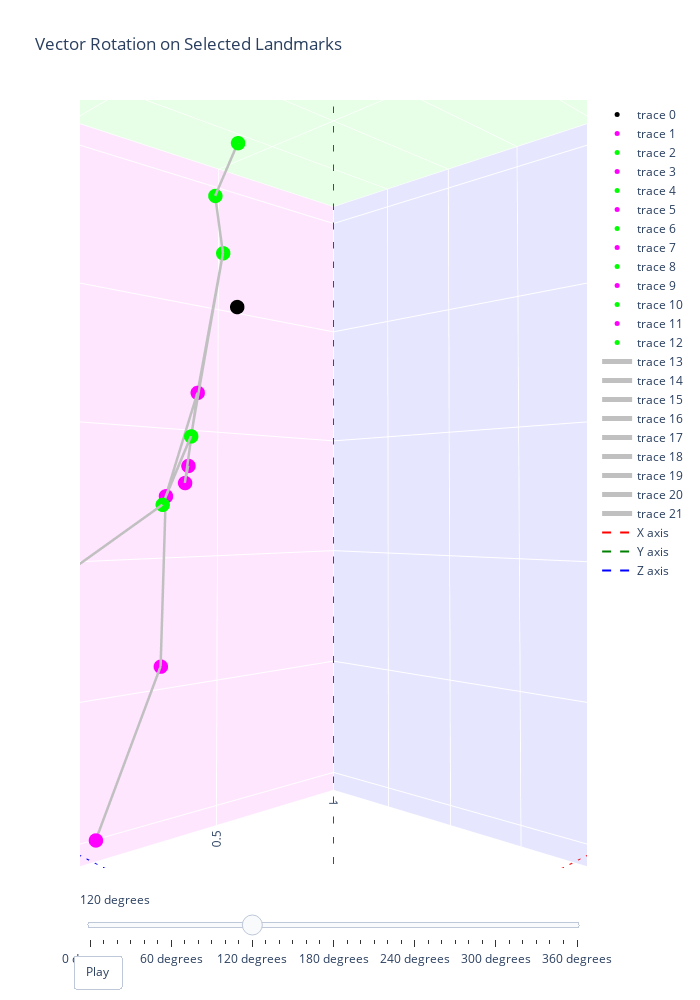

Write notebook code for a chart like this one.
### Markdown cell above
### Results Evaluation

### Code cell
import plotly.graph_objects as go

fig = go.Figure(
    data=[
        go.Scatter3d(x=[v0[0]], y=[v0[1]], z=[v0[2]], mode='markers', marker=dict(color="black",size=5)),
        
        go.Scatter3d(x=[v11[0]], y=[v11[1]], z=[v11[2]], mode='markers', marker=dict(color="magenta",size=5)),
        go.Scatter3d(x=[v12[0]], y=[v12[1]], z=[v12[2]], mode='markers', marker=dict(color="lime",size=5)),
        go.Scatter3d(x=[v13[0]], y=[v13[1]], z=[v13[2]], mode='markers', marker=dict(color="magenta",size=5)),
        go.Scatter3d(x=[v14[0]], y=[v14[1]], z=[v14[2]], mode='markers', marker=dict(color="lime",size=5)),
        go.Scatter3d(x=[v15[0]], y=[v15[1]], z=[v15[2]], mode='markers', marker=dict(color="magenta",size=5)),
        go.Scatter3d(x=[v16[0]], y=[v16[1]], z=[v16[2]], mode='markers', marker=dict(color="lime",size=5)),
        
        go.Scatter3d(x=[v23[0]], y=[v23[1]], z=[v23[2]], mode='markers', marker=dict(color="magenta",size=5)),
        go.Scatter3d(x=[v24[0]], y=[v24[1]], z=[v24[2]], mode='markers', marker=dict(color="lime",size=5)),
        go.Scatter3d(x=[v25[0]], y=[v25[1]], z=[v25[2]], mode='markers', marker=dict(color="magenta",size=5)),
        go.Scatter3d(x=[v26[0]], y=[v26[1]], z=[v26[2]], mode='markers', marker=dict(color="lime",size=5)),
        go.Scatter3d(x=[v27[0]], y=[v27[1]], z=[v27[2]], mode='markers', marker=dict(color="magenta",size=5)),
        go.Scatter3d(x=[v28[0]], y=[v28[1]], z=[v28[2]], mode='markers', marker=dict(color="lime",size=5)),
        
        go.Scatter3d(
            x=[v11[0], v12[0], v24[0], v23[0], v11[0]],
            y=[v11[1], v12[1], v24[1], v23[1], v11[1]],
            z=[v11[2], v12[2], v24[2], v23[2], v11[2]],
            mode='lines',
            line=dict(color='silver', width=5)),

        go.Scatter3d(
            x=[v11[0], v13[0]],
            y=[v11[1], v13[1]],
            z=[v11[2], v13[2]],
            mode='lines',
            line=dict(color='silver', width=5)),

        go.Scatter3d(
            x=[v15[0], v13[0]],
            y=[v15[1], v13[1]],
            z=[v15[2], v13[2]],
            mode='lines',
            line=dict(color='silver', width=5)),
        
        go.Scatter3d(
            x=[v12[0], v14[0]],
            y=[v12[1], v14[1]],
            z=[v12[2], v14[2]],
            mode='lines',
            line=dict(color='silver', width=5)),

        go.Scatter3d(
            x=[v16[0], v14[0]],
            y=[v16[1], v14[1]],
            z=[v16[2], v14[2]],
            mode='lines',
            line=dict(color='silver', width=5)),

        go.Scatter3d(
            x=[v23[0], v25[0]],
            y=[v23[1], v25[1]],
            z=[v23[2], v25[2]],
            mode='lines',
            line=dict(color='silver', width=5)),

        go.Scatter3d(
            x=[v27[0], v25[0]],
            y=[v27[1], v25[1]],
            z=[v27[2], v25[2]],
            mode='lines',
            line=dict(color='silver', width=5)),
        
        go.Scatter3d(
            x=[v24[0], v26[0]],
            y=[v24[1], v26[1]],
            z=[v24[2], v26[2]],
            mode='lines',
            line=dict(color='silver', width=5)),

        go.Scatter3d(
            x=[v28[0], v26[0]],
            y=[v28[1], v26[1]],
            z=[v28[2], v26[2]],
            mode='lines',
            line=dict(color='silver', width=5)),

    ],
        
    layout=go.Layout(
        title="Vector Rotation on Selected Landmarks",
            width=700, height=1000, 
            scene=dict(
                xaxis=dict(range=[-1, 1], autorange=False),
                yaxis=dict(range=[0, 1], autorange="reversed"),
                zaxis=dict(range=[-2, 2], autorange=False),
                aspectmode='cube'
            ),
            updatemenus=[{
                "type": "buttons",
                "buttons": [{
                    "label": "Play",
                    "method": "animate",
                    "args": [None, {"frame": {"duration": 500, "redraw": True}, "fromcurrent": True, "transition": {"duration": 300}}],
                }],
                "direction": "left",
                "pad": {"r": 10, "t": 87},
                "showactive": False,
                "type": "buttons",
                "x": 0.1,
                "xanchor": "right",
                "y": 0,
                "yanchor": "top"
            }],
            sliders=[{
                "steps": [{"method": "animate", "args": [[f"frame{step}"], {"mode": "immediate", "frame": {"duration": 500, "redraw": True}, "transition": {"duration": 300}}], "label": f"{angle_increment * step} degrees"} for step in range(len(rv0))],
            }]
        ),
        frames = [
            go.Frame(
                data=[
                    go.Scatter3d(x=[rv0[step][0]], y=[rv0[step][1]], z=[rv0[step][2]], mode='markers', marker=dict(color="black", size=5)),
                    
                    go.Scatter3d(x=[rv11[step][0]], y=[rv11[step][1]], z=[rv11[step][2]], mode='markers', marker=dict(color="magenta", size=5)),
                    go.Scatter3d(x=[rv12[step][0]], y=[rv12[step][1]], z=[rv12[step][2]], mode='markers', marker=dict(color="lime", size=5)),
                    go.Scatter3d(x=[rv13[step][0]], y=[rv13[step][1]], z=[rv13[step][2]], mode='markers', marker=dict(color="magenta", size=5)),
                    go.Scatter3d(x=[rv14[step][0]], y=[rv14[step][1]], z=[rv14[step][2]], mode='markers', marker=dict(color="lime", size=5)),
                    go.Scatter3d(x=[rv15[step][0]], y=[rv15[step][1]], z=[rv15[step][2]], mode='markers', marker=dict(color="magenta", size=5)),
                    go.Scatter3d(x=[rv16[step][0]], y=[rv16[step][1]], z=[rv16[step][2]], mode='markers', marker=dict(color="lime", size=5)),
                    
                    go.Scatter3d(x=[rv23[step][0]], y=[rv23[step][1]], z=[rv23[step][2]], mode='markers', marker=dict(color="magenta", size=5)),
                    go.Scatter3d(x=[rv24[step][0]], y=[rv24[step][1]], z=[rv24[step][2]], mode='markers', marker=dict(color="lime", size=5)),
                    go.Scatter3d(x=[rv25[step][0]], y=[rv25[step][1]], z=[rv25[step][2]], mode='markers', marker=dict(color="magenta", size=5)),
                    go.Scatter3d(x=[rv26[step][0]], y=[rv26[step][1]], z=[rv26[step][2]], mode='markers', marker=dict(color="lime", size=5)),
                    go.Scatter3d(x=[rv27[step][0]], y=[rv27[step][1]], z=[rv27[step][2]], mode='markers', marker=dict(color="magenta", size=5)),
                    go.Scatter3d(x=[rv28[step][0]], y=[rv28[step][1]], z=[rv28[step][2]], mode='markers', marker=dict(color="lime", size=5)),
                    
                    go.Scatter3d(
                        x=[rv11[step][0], rv12[step][0], rv24[step][0], rv23[step][0], rv11[step][0]],  # Closing the loop by repeating the first point
                        y=[rv11[step][1], rv12[step][1], rv24[step][1], rv23[step][1], rv11[step][1]],
                        z=[rv11[step][2], rv12[step][2], rv24[step][2], rv23[step][2], rv11[step][2]],
                        mode='lines',
                        line=dict(color='silver', width=5)
                    ),

                    go.Scatter3d(
                        x=[rv11[step][0], rv13[step][0]],
                        y=[rv11[step][1], rv13[step][1]],
                        z=[rv11[step][2], rv13[step][2]],
                        mode='lines',
                        line=dict(color='silver', width=5)
                    ),

                    go.Scatter3d(
                        x=[rv15[step][0], rv13[step][0]],
                        y=[rv15[step][1], rv13[step][1]],
                        z=[rv15[step][2], rv13[step][2]],
                        mode='lines',
                        line=dict(color='silver', width=5)
                    ),
                    
                    go.Scatter3d(
                        x=[rv12[step][0], rv14[step][0]],
                        y=[rv12[step][1], rv14[step][1]],
                        z=[rv12[step][2], rv14[step][2]],
                        mode='lines',
                        line=dict(color='silver', width=5)
                    ),

                    go.Scatter3d(
                        x=[rv16[step][0], rv14[step][0]],
                        y=[rv16[step][1], rv14[step][1]],
                        z=[rv16[step][2], rv14[step][2]],
                        mode='lines',
                        line=dict(color='silver', width=5)
                    ),
                    
                    go.Scatter3d(
                        x=[rv23[step][0], rv25[step][0]],
                        y=[rv23[step][1], rv25[step][1]],
                        z=[rv23[step][2], rv25[step][2]],
                        mode='lines',
                        line=dict(color='silver', width=5)
                    ),

                    go.Scatter3d(
                        x=[rv27[step][0], rv25[step][0]],
                        y=[rv27[step][1], rv25[step][1]],
                        z=[rv27[step][2], rv25[step][2]],
                        mode='lines',
                        line=dict(color='silver', width=5)
                    ),
                    
                    go.Scatter3d(
                        x=[rv24[step][0], rv26[step][0]],
                        y=[rv24[step][1], rv26[step][1]],
                        z=[rv24[step][2], rv26[step][2]],
                        mode='lines',
                        line=dict(color='silver', width=5)
                    ),

                    go.Scatter3d(
                        x=[rv28[step][0], rv26[step][0]],
                        y=[rv28[step][1], rv26[step][1]],
                        z=[rv28[step][2], rv26[step][2]],
                        mode='lines',
                        line=dict(color='silver', width=5)
                    ),
                ],
                name=f"frame{step}"
            ) for step in range(len(rv0)) # Since all of them are the same length
        ]
    )

fig.add_trace(go.Scatter3d(x=[-1, 1], y=[0, 0], z=[0, 0],mode='lines',line=dict(color='red', width=2, dash='dash'),name='X axis'))
fig.add_trace(go.Scatter3d(x=[0,0], y=[0, 1], z=[0, 0],mode='lines',line=dict(color='green', width=2, dash='dash'),name='Y axis'))
fig.add_trace(go.Scatter3d(x=[0,0], y=[0, 0], z=[-2, 2],mode='lines',line=dict(color='blue', width=2, dash='dash'),name='Z axis'))


fig.update_layout(
    scene = dict(
        xaxis = dict(backgroundcolor="rgb(230, 230, 255)",gridcolor="white",showbackground=True,zerolinecolor="white",),
        yaxis = dict(backgroundcolor="rgb(230, 255, 230)",gridcolor="white",showbackground=True,zerolinecolor="white",),
        zaxis = dict(backgroundcolor="rgb(255, 230, 255)",gridcolor="white",showbackground=True,zerolinecolor="white",),
))

camera = dict(up=dict(x=0, y=-1.5, z=0),eye=dict(x=-2.5, y=0.1, z=-2.5))

fig.update_layout(
    scene_camera = camera)

fig.show()

### Figure 1 — Plotly figure (JSON) as saved in the notebook; plotly's stock layout.template omitted (floating-point values rounded to 4 significant figures)
{"data": [{"marker": {"color": "black", "size": 5}, "mode": "markers", "type": "scatter3d", "x": [0.1301], "y": [0.7285], "z": [0.9051]}, {"marker": {"color": "magenta", "size": 5}, "mode": "markers", "type": "scatter3d", "x": [-0.04778], "y": [0.6079], "z": [0.7333]}, {"marker": {"color": "lime", "size": 5}, "mode": "markers", "type": "scatter3d", "x": [-0.009046], "y": [0.769], "z": [0.6587]}, {"marker": {"color": "magenta", "size": 5}, "mode": "markers", "type": "scatter3d", "x": [-0.03671], "y": [0.5054], "z": [0.8524]}, {"marker": {"color": "lime", "size": 5}, "mode": "markers", "type": "scatter3d", "x": [-0.07821], "y": [0.8187], "z": [0.5359]}, {"marker": {"color": "magenta", "size": 5}, "mode": "markers", "type": "scatter3d", "x": [0.04485], "y": [0.5287], "z": [1.052]}, {"marker": {"color": "lime", "size": 5}, "mode": "markers", "type": "scatter3d", "x": [-0.05467], "y": [0.8742], "z": [0.4466]}, {"marker": {"color": "magenta", "size": 5}, "mode": "markers", "type": "scatter3d", "x": [-0.2342], "y": [0.4876], "z": [0.4278]}, {"marker": {"color": "lime", "size": 5}, "mode": "markers", "type": "scatter3d", "x": [-0.2086], "y": [0.5473], "z": [0.34]}, {"marker": {"color": "magenta", "size": 5}, "mode": "markers", "type": "scatter3d", "x": [-0.1944], "y": [0.3105], "z": [0.5715]}, {"marker": {"color": "lime", "size": 5}, "mode": "markers", "type": "scatter3d", "x": [-0.3534], "y": [0.4784], "z": [0.1027]}, {"marker": {"color": "magenta", "size": 5}, "mode": "markers", "type": "scatter3d", "x": [-0.3122], "y": [0.1415], "z": [0.6494]}, {"marker": {"color": "lime", "size": 5}, "mode": "markers", "type": "scatter3d", "x": [-0.6299], "y": [0.4214], "z": [-0.1908]}, {"line": {"color": "silver", "width": 5}, "mode": "lines", "type": "scatter3d", "x": [-0.04778, -0.009046, -0.2086, -0.2342, -0.04778], "y": [0.6079, 0.769, 0.5473, 0.4876, 0.6079], "z": [0.7333, 0.6587, 0.34, 0.4278, 0.7333]}, {"line": {"color": "silver", "width": 5}, "mode": "lines", "type": "scatter3d", "x": [-0.04778, -0.03671], "y": [0.6079, 0.5054], "z": [0.7333, 0.8524]}, {"line": {"color": "silver", "width": 5}, "mode": "lines", "type": "scatter3d", "x": [0.04485, -0.03671], "y": [0.5287, 0.5054], "z": [1.052, 0.8524]}, {"line": {"color": "silver", "width": 5}, "mode": "lines", "type": "scatter3d", "x": [-0.009046, -0.07821], "y": [0.769, 0.8187], "z": [0.6587, 0.5359]}, {"line": {"color": "silver", "width": 5}, "mode": "lines", "type": "scatter3d", "x": [-0.05467, -0.07821], "y": [0.8742, 0.8187], "z": [0.4466, 0.5359]}, {"line": {"color": "silver", "width": 5}, "mode": "lines", "type": "scatter3d", "x": [-0.2342, -0.1944], "y": [0.4876, 0.3105], "z": [0.4278, 0.5715]}, {"line": {"color": "silver", "width": 5}, "mode": "lines", "type": "scatter3d", "x": [-0.3122, -0.1944], "y": [0.1415, 0.3105], "z": [0.6494, 0.5715]}, {"line": {"color": "silver", "width": 5}, "mode": "lines", "type": "scatter3d", "x": [-0.2086, -0.3534], "y": [0.5473, 0.4784], "z": [0.34, 0.1027]}, {"line": {"color": "silver", "width": 5}, "mode": "lines", "type": "scatter3d", "x": [-0.6299, -0.3534], "y": [0.4214, 0.4784], "z": [-0.1908, 0.1027]}, {"line": {"color": "red", "dash": "dash", "width": 2}, "mode": "lines", "name": "X axis", "type": "scatter3d", "x": [-1, 1], "y": [0, 0], "z": [0, 0]}, {"line": {"color": "green", "dash": "dash", "width": 2}, "mode": "lines", "name": "Y axis", "type": "scatter3d", "x": [0, 0], "y": [0, 1], "z": [0, 0]}, {"line": {"color": "blue", "dash": "dash", "width": 2}, "mode": "lines", "name": "Z axis", "type": "scatter3d", "x": [0, 0], "y": [0, 0], "z": [-2, 2]}], "layout": {"height": 1000, "scene": {"aspectmode": "cube", "aspectratio": {"x": 1, "y": 1, "z": 1}, "camera": {"center": {"x": 0, "y": 0, "z": 0}, "eye": {"x": -0.6241, "y": 0.02497, "z": -0.6241}, "projection": {"type": "perspective"}, "up": {"x": -0.01999, "y": -0.9996, "z": -0.01999}}, "xaxis": {"autorange": false, "backgroundcolor": "rgb(230, 230, 255)", "gridcolor": "white", "range": [-1, 1], "showbackground": true, "type": "linear", "zerolinecolor": "white"}, "yaxis": {"autorange": "reversed", "backgroundcolor": "rgb(230, 255, 230)", "gridcolor": "white", "range": [0, 1], "showbackground": true, "type": "linear", "zerolinecolor": "white"}, "zaxis": {"autorange": false, "backgroundcolor": "rgb(255, 230, 255)", "gridcolor": "white", "range": [-2, 2], "showbackground": true, "type": "linear", "zerolinecolor": "white"}}, "sliders": [{"active": 12, "steps": [{"args": [["frame0"], {"frame": {"duration": 500, "redraw": true}, "mode": "immediate", "transition": {"duration": 300}}], "label": "0 degrees", "method": "animate"}, {"args": [["frame1"], {"frame": {"duration": 500, "redraw": true}, "mode": "immediate", "transition": {"duration": 300}}], "label": "10 degrees", "method": "animate"}, {"args": [["frame2"], {"frame": {"duration": 500, "redraw": true}, "mode": "immediate", "transition": {"duration": 300}}], "label": "20 degrees", "method": "animate"}, {"args": [["frame3"], {"frame": {"duration": 500, "redraw": true}, "mode": "immediate", "transition": {"duration": 300}}], "label": "30 degrees", "method": "animate"}, {"args": [["frame4"], {"frame": {"duration": 500, "redraw": true}, "mode": "immediate", "transition": {"duration": 300}}], "label": "40 degrees", "method": "animate"}, {"args": [["frame5"], {"frame": {"duration": 500, "redraw": true}, "mode": "immediate", "transition": {"duration": 300}}], "label": "50 degrees", "method": "animate"}, {"args": [["frame6"], {"frame": {"duration": 500, "redraw": true}, "mode": "immediate", "transition": {"duration": 300}}], "label": "60 degrees", "method": "animate"}, {"args": [["frame7"], {"frame": {"duration": 500, "redraw": true}, "mode": "immediate", "transition": {"duration": 300}}], "label": "70 degrees", "method": "animate"}, {"args": [["frame8"], {"frame": {"duration": 500, "redraw": true}, "mode": "immediate", "transition": {"duration": 300}}], "label": "80 degrees", "method": "animate"}, {"args": [["frame9"], {"frame": {"duration": 500, "redraw": true}, "mode": "immediate", "transition": {"duration": 300}}], "label": "90 degrees", "method": "animate"}, {"args": [["frame10"], {"frame": {"duration": 500, "redraw": true}, "mode": "immediate", "transition": {"duration": 300}}], "label": "100 degrees", "method": "animate"}, {"args": [["frame11"], {"frame": {"duration": 500, "redraw": true}, "mode": "immediate", "transition": {"duration": 300}}], "label": "110 degrees", "method": "animate"}, {"args": [["frame12"], {"frame": {"duration": 500, "redraw": true}, "mode": "immediate", "transition": {"duration": 300}}], "label": "120 degrees", "method": "animate"}, {"args": [["frame13"], {"frame": {"duration": 500, "redraw": true}, "mode": "immediate", "transition": {"duration": 300}}], "label": "130 degrees", "method": "animate"}, {"args": [["frame14"], {"frame": {"duration": 500, "redraw": true}, "mode": "immediate", "transition": {"duration": 300}}], "label": "140 degrees", "method": "animate"}, {"args": [["frame15"], {"frame": {"duration": 500, "redraw": true}, "mode": "immediate", "transition": {"duration": 300}}], "label": "150 degrees", "method": "animate"}, {"args": [["frame16"], {"frame": {"duration": 500, "redraw": true}, "mode": "immediate", "transition": {"duration": 300}}], "label": "160 degrees", "method": "animate"}, {"args": [["frame17"], {"frame": {"duration": 500, "redraw": true}, "mode": "immediate", "transition": {"duration": 300}}], "label": "170 degrees", "method": "animate"}, {"args": [["frame18"], {"frame": {"duration": 500, "redraw": true}, "mode": "immediate", "transition": {"duration": 300}}], "label": "180 degrees", "method": "animate"}, {"args": [["frame19"], {"frame": {"duration": 500, "redraw": true}, "mode": "immediate", "transition": {"duration": 300}}], "label": "190 degrees", "method": "animate"}, {"args": [["frame20"], {"frame": {"duration": 500, "redraw": true}, "mode": "immediate", "transition": {"duration": 300}}], "label": "200 degrees", "method": "animate"}, {"args": [["frame21"], {"frame": {"duration": 500, "redraw": true}, "mode": "immediate", "transition": {"duration": 300}}], "label": "210 degrees", "method": "animate"}, {"args": [["frame22"], {"frame": {"duration": 500, "redraw": true}, "mode": "immediate", "transition": {"duration": 300}}], "label": "220 degrees", "method": "animate"}, {"args": [["frame23"], {"frame": {"duration": 500, "redraw": true}, "mode": "immediate", "transition": {"duration": 300}}], "label": "230 degrees", "method": "animate"}, {"args": [["frame24"], {"frame": {"duration": 500, "redraw": true}, "mode": "immediate", "transition": {"duration": 300}}], "label": "240 degrees", "method": "animate"}, {"args": [["frame25"], {"frame": {"duration": 500, "redraw": true}, "mode": "immediate", "transition": {"duration": 300}}], "label": "250 degrees", "method": "animate"}, {"args": [["frame26"], {"frame": {"duration": 500, "redraw": true}, "mode": "immediate", "transition": {"duration": 300}}], "label": "260 degrees", "method": "animate"}, {"args": [["frame27"], {"frame": {"duration": 500, "redraw": true}, "mode": "immediate", "transition": {"duration": 300}}], "label": "270 degrees", "method": "animate"}, {"args": [["frame28"], {"frame": {"duration": 500, "redraw": true}, "mode": "immediate", "transition": {"duration": 300}}], "label": "280 degrees", "method": "animate"}, {"args": [["frame29"], {"frame": {"duration": 500, "redraw": true}, "mode": "immediate", "transition": {"duration": 300}}], "label": "290 degrees", "method": "animate"}, {"args": [["frame30"], {"frame": {"duration": 500, "redraw": true}, "mode": "immediate", "transition": {"duration": 300}}], "label": "300 degrees", "method": "animate"}, {"args": [["frame31"], {"frame": {"duration": 500, "redraw": true}, "mode": "immediate", "transition": {"duration": 300}}], "label": "310 degrees", "method": "animate"}, {"args": [["frame32"], {"frame": {"duration": 500, "redraw": true}, "mode": "immediate", "transition": {"duration": 300}}], "label": "320 degrees", "method": "animate"}, {"args": [["frame33"], {"frame": {"duration": 500, "redraw": true}, "mode": "immediate", "transition": {"duration": 300}}], "label": "330 degrees", "method": "animate"}, {"args": [["frame34"], {"frame": {"duration": 500, "redraw": true}, "mode": "immediate", "transition": {"duration": 300}}], "label": "340 degrees", "method": "animate"}, {"args": [["frame35"], {"frame": {"duration": 500, "redraw": true}, "mode": "immediate", "transition": {"duration": 300}}], "label": "350 degrees", "method": "animate"}, {"args": [["frame36"], {"frame": {"duration": 500, "redraw": true}, "mode": "immediate", "transition": {"duration": 300}}], "label": "360 degrees", "method": "animate"}]}], "title": {"text": "Vector Rotation on Selected Landmarks"}, "updatemenus": [{"buttons": [{"args": [null, {"frame": {"duration": 500, "redraw": true}, "fromcurrent": true, "transition": {"duration": 300}}], "label": "Play", "method": "animate"}], "direction": "left", "pad": {"r": 10, "t": 87}, "showactive": false, "type": "buttons", "x": 0.1, "xanchor": "right", "y": 0, "yanchor": "top"}], "width": 700}}
